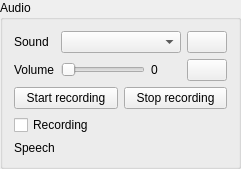
     <widget class="QGroupBox" name="groupBox_4">
      <property name="font">
       <font>
        <pointsize>9</pointsize>
       </font>
      </property>
      <property name="title">
       <string>Audio</string>
      </property>
      <layout class="QGridLayout" name="gridLayout_16">
       <item row="0" column="0">
        <widget class="QLabel" name="label_32">
         <property name="font">
          <font>
           <pointsize>9</pointsize>
          </font>
         </property>
         <property name="text">
          <string>Sound</string>
         </property>
        </widget>
       </item>
       <item row="0" column="1" colspan="2">
        <widget class="QComboBox" name="audio_sound_list">
         <property name="font">
          <font>
           <pointsize>9</pointsize>
          </font>
         </property>
        </widget>
       </item>
       <item row="1" column="0">
        <widget class="QLabel" name="label_33">
         <property name="font">
          <font>
           <pointsize>9</pointsize>
          </font>
         </property>
         <property name="text">
          <string>Volume</string>
         </property>
        </widget>
       </item>
       <item row="1" column="2">
        <widget class="QLabel" name="label_43">
         <property name="minimumSize">
          <size>
           <width>30</width>
           <height>0</height>
          </size>
         </property>
         <property name="font">
          <font>
           <pointsize>9</pointsize>
          </font>
         </property>
         <property name="text">
          <string>0</string>
         </property>
        </widget>
       </item>
       <item row="0" column="3">
        <widget class="QPushButton" name="audio_play_sound">
         <property name="font">
          <font>
           <pointsize>9</pointsize>
          </font>
         </property>
         <property name="text">
          <string/>
         </property>
         <property name="icon">
          <iconset>
           <normaloff>:/res/icons/control.png</normaloff>:/res/icons/control.png</iconset>
         </property>
        </widget>
       </item>
       <item row="1" column="1">
        <widget class="QSlider" name="audio_volume">
         <property name="font">
          <font>
           <pointsize>9</pointsize>
          </font>
         </property>
         <property name="orientation">
          <enum>Qt::Horizontal</enum>
         </property>
        </widget>
       </item>
       <item row="1" column="3">
        <widget class="QPushButton" name="audio_pause">
         <property name="font">
          <font>
           <pointsize>9</pointsize>
          </font>
         </property>
         <property name="text">
          <string/>
         </property>
         <property name="icon">
          <iconset>
           <normaloff>:/res/icons/control-pause.png</normaloff>:/res/icons/control-pause.png</iconset>
         </property>
        </widget>
       </item>
       <item row="2" column="0" colspan="4">
        <layout class="QGridLayout" name="gridLayout_4">
         <item row="0" column="0">
          <widget class="QPushButton" name="audio_start_recording">
           <property name="text">
            <string>Start recording</string>
           </property>
          </widget>
         </item>
         <item row="0" column="1">
          <widget class="QPushButton" name="audio_stop_recording">
           <property name="text">
            <string>Stop recording</string>
           </property>
          </widget>
         </item>
         <item row="1" column="0" colspan="2">
          <widget class="QCheckBox" name="audio_recording">
           <property name="text">
            <string>Recording</string>
           </property>
          </widget>
         </item>
        </layout>
       </item>
       <item row="3" column="0">
        <widget class="QLabel" name="label">
         <property name="text">
          <string>Speech</string>
         </property>
        </widget>
       </item>
       <item row="3" column="1" colspan="3">
        <widget class="QLabel" name="audio_speech">
         <property name="text">
          <string>&lt;speech&gt;</string>
         </property>
        </widget>
       </item>
      </layout>
     </widget>
